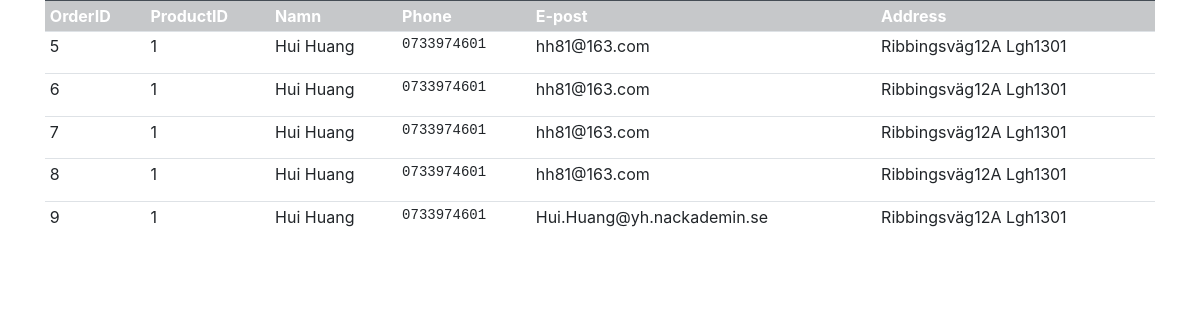
Page /newshop/admin/orderadmin.php on the committed database.
### tables this page shows
CREATE TABLE `productorder` (
  `id` int(11) NOT NULL,
  `productid` int(11) NOT NULL,
  `username` varchar(40) NOT NULL DEFAULT '',
  `phone` varchar(40) NOT NULL DEFAULT '',
  `email` varchar(120) DEFAULT NULL,
  `address` varchar(200) DEFAULT NULL
);

### newshop/admin/orderadmin.php (the view, shortened to what this page needs)
<?php
 require_once ("../database.php");
 $stmt = $conn->prepare("SELECT * FROM productorder");
 $stmt->execute();
 $result = $stmt->fetchAll();
 $table = "";
 foreach($result as $key => $value){
    $table .= "
        <tr>
            <td>$value[id]</td>
            <td>$value[productid]</td>
            <td>$value[username]</td>
             <td><pre>$value[phone]</pre></td>
             <td>$value[email]</td>
             <td>$value[address]</td>
        </tr>
    ";
 }
 ?>
 <html lang="sv">
<head><meta http-equiv="Content-Type" content="text/html; charset=utf-8">
    <link rel="stylesheet" href="https://stackpath.bootstrapcdn.com/bootstrap/4.3.1/css/bootstrap.min.css">
</head>
<body class="container">
        <table class="table table-sm"><tr class="table-dark"><th>OrderID</th><th>ProductID</th><th>Namn</th><th>Phone</th><th>E-post</th><th>Address</th></tr>
   <?php
   echo $table
   ?>
               </table>
</body>
</html>

### rows in the picture
productorder: id "5", productid "1", username "Hui Huang", phone "0733974601", email "hh81@163.com", address "Ribbingsväg12A Lgh1301"
productorder: id "6", productid "1", username "Hui Huang", phone "0733974601", email "hh81@163.com", address "Ribbingsväg12A Lgh1301"
productorder: id "7", productid "1", username "Hui Huang", phone "0733974601", email "hh81@163.com", address "Ribbingsväg12A Lgh1301"
productorder: id "8", productid "1", username "Hui Huang", phone "0733974601", email "hh81@163.com", address "Ribbingsväg12A Lgh1301"
productorder: id "9", productid "1", username "Hui Huang", phone "0733974601", email "Hui.Huang@yh.nackademin.se", address "Ribbingsväg12A Lgh1301"
